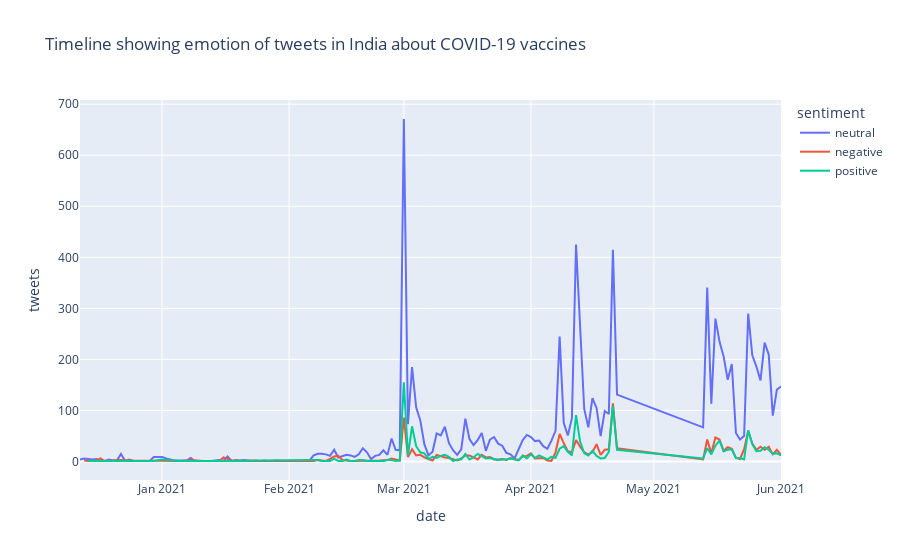

The notebook cell this image was saved under:
### Code cell
india_overtime = data[data.country.isin(['India'])].groupby(['date', 'sentiment']).agg(**{'tweets': ('id', 'count')}).reset_index().dropna()
fig = px.line(india_overtime, x='date', y='tweets', color='sentiment',
             title='Timeline showing emotion of tweets in India about COVID-19 vaccines')
fig.show()

### Figure 1 — Plotly figure (JSON) as saved in the notebook; plotly's stock layout.template omitted (floating-point values rounded to 4 significant figures; data arrays with more than 128 entries replaced by an {"elided": "..."} marker saying what was removed)
{"data": [{"hovertemplate": "sentiment=neutral<br>date=%{x}<br>tweets=%{y}<extra></extra>", "legendgroup": "neutral", "line": {"color": "#636efa", "dash": "solid"}, "mode": "lines", "name": "neutral", "orientation": "v", "showlegend": true, "type": "scatter", "x": {"elided": "145 str values"}, "xaxis": "x", "y": {"elided": "145 int values"}, "yaxis": "y"}, {"hovertemplate": "sentiment=negative<br>date=%{x}<br>tweets=%{y}<extra></extra>", "legendgroup": "negative", "line": {"color": "#EF553B", "dash": "solid"}, "mode": "lines", "name": "negative", "orientation": "v", "showlegend": true, "type": "scatter", "x": ["2020-12-13", "2020-12-14", "2020-12-16", "2020-12-17", "2020-12-18", "2020-12-20", "2020-12-21", "2020-12-22", "2020-12-25", "2020-12-30", "2021-01-01", "2021-01-02", "2021-01-03", "2021-01-04", "2021-01-05", "2021-01-06", "2021-01-08", "2021-01-11", "2021-01-15", "2021-01-16", "2021-01-18", "2021-01-21", "2021-01-24", "2021-01-25", "2021-01-30", "2021-02-03", "2021-02-04", "2021-02-05", "2021-02-06", "2021-02-07", "2021-02-08", "2021-02-10", "2021-02-11", "2021-02-12", "2021-02-13", "2021-02-14", "2021-02-16", "2021-02-19", "2021-02-21", "2021-02-22", "2021-02-23", "2021-02-25", "2021-02-26", "2021-02-27", "2021-02-28", "2021-03-01", "2021-03-02", "2021-03-03", "2021-03-04", "2021-03-05", "2021-03-06", "2021-03-07", "2021-03-08", "2021-03-09", "2021-03-10", "2021-03-11", "2021-03-12", "2021-03-13", "2021-03-14", "2021-03-15", "2021-03-16", "2021-03-17", "2021-03-18", "2021-03-19", "2021-03-20", "2021-03-21", "2021-03-22", "2021-03-23", "2021-03-24", "2021-03-25", "2021-03-26", "2021-03-27", "2021-03-29", "2021-03-30", "2021-03-31", "2021-04-01", "2021-04-02", "2021-04-03", "2021-04-04", "2021-04-05", "2021-04-06", "2021-04-07", "2021-04-08", "2021-04-09", "2021-04-10", "2021-04-11", "2021-04-12", "2021-04-13", "2021-04-14", "2021-04-15", "2021-04-16", "2021-04-17", "2021-04-18", "2021-04-19", "2021-04-20", "2021-04-21", "2021-04-22", "2021-05-13", "2021-05-14", "2021-05-15", "2021-05-16", "2021-05-17", "2021-05-18", "2021-05-19", "2021-05-20", "2021-05-21", "2021-05-22", "2021-05-23", "2021-05-24", "2021-05-25", "2021-05-26", "2021-05-27", "2021-05-28", "2021-05-29", "2021-05-30", "2021-05-31", "2021-06-01"], "xaxis": "x", "y": [2, 1, 2, 6, 1, 2, 3, 3, 2, 2, 2, 1, 1, 1, 1, 1, 3, 1, 1, 8, 2, 1, 2, 1, 1, 1, 2, 1, 1, 1, 3, 1, 5, 10, 11, 3, 1, 1, 1, 1, 2, 3, 6, 4, 2, 86, 9, 24, 12, 13, 8, 5, 2, 13, 10, 8, 7, 5, 2, 6, 12, 12, 8, 4, 13, 8, 9, 4, 4, 5, 3, 7, 3, 10, 11, 16, 6, 6, 7, 2, 1, 18, 54, 36, 20, 18, 42, 29, 18, 14, 18, 34, 13, 23, 24, 114, 26, 4, 43, 16, 47, 43, 21, 28, 25, 7, 5, 24, 60, 35, 23, 29, 23, 29, 14, 23, 13], "yaxis": "y"}, {"hovertemplate": "sentiment=positive<br>date=%{x}<br>tweets=%{y}<extra></extra>", "legendgroup": "positive", "line": {"color": "#00cc96", "dash": "solid"}, "mode": "lines", "name": "positive", "orientation": "v", "showlegend": true, "type": "scatter", "x": ["2020-12-14", "2020-12-16", "2020-12-18", "2020-12-19", "2020-12-22", "2020-12-30", "2021-01-01", "2021-01-05", "2021-01-12", "2021-01-13", "2021-01-16", "2021-02-07", "2021-02-08", "2021-02-09", "2021-02-10", "2021-02-11", "2021-02-12", "2021-02-13", "2021-02-14", "2021-02-15", "2021-02-16", "2021-02-17", "2021-02-18", "2021-02-19", "2021-02-20", "2021-02-21", "2021-02-22", "2021-02-23", "2021-02-24", "2021-02-25", "2021-02-26", "2021-02-27", "2021-02-28", "2021-03-01", "2021-03-02", "2021-03-03", "2021-03-04", "2021-03-05", "2021-03-06", "2021-03-07", "2021-03-08", "2021-03-09", "2021-03-10", "2021-03-11", "2021-03-12", "2021-03-13", "2021-03-14", "2021-03-15", "2021-03-16", "2021-03-17", "2021-03-18", "2021-03-19", "2021-03-20", "2021-03-21", "2021-03-22", "2021-03-23", "2021-03-24", "2021-03-25", "2021-03-26", "2021-03-27", "2021-03-28", "2021-03-29", "2021-03-30", "2021-03-31", "2021-04-01", "2021-04-02", "2021-04-03", "2021-04-04", "2021-04-05", "2021-04-06", "2021-04-07", "2021-04-08", "2021-04-09", "2021-04-10", "2021-04-11", "2021-04-12", "2021-04-13", "2021-04-14", "2021-04-15", "2021-04-16", "2021-04-17", "2021-04-18", "2021-04-19", "2021-04-20", "2021-04-21", "2021-04-22", "2021-05-13", "2021-05-14", "2021-05-15", "2021-05-16", "2021-05-17", "2021-05-18", "2021-05-19", "2021-05-20", "2021-05-21", "2021-05-22", "2021-05-23", "2021-05-24", "2021-05-25", "2021-05-26", "2021-05-27", "2021-05-28", "2021-05-29", "2021-05-30", "2021-05-31", "2021-06-01"], "xaxis": "x", "y": [1, 1, 2, 2, 1, 1, 4, 1, 1, 1, 1, 3, 3, 1, 1, 1, 5, 1, 1, 4, 1, 1, 3, 3, 1, 1, 1, 2, 1, 3, 3, 1, 2, 155, 12, 69, 30, 18, 16, 5, 9, 7, 11, 13, 9, 1, 4, 4, 15, 4, 8, 15, 11, 6, 7, 5, 3, 4, 4, 6, 4, 2, 12, 6, 14, 7, 12, 8, 4, 9, 7, 25, 30, 19, 12, 91, 39, 16, 12, 21, 11, 6, 7, 19, 109, 23, 6, 26, 14, 31, 41, 20, 23, 24, 7, 7, 4, 61, 34, 20, 21, 28, 23, 15, 16, 12], "yaxis": "y"}], "layout": {"legend": {"title": {"text": "sentiment"}, "tracegroupgap": 0}, "title": {"text": "Timeline showing emotion of tweets in India about COVID-19 vaccines"}, "xaxis": {"anchor": "y", "domain": [0, 1], "title": {"text": "date"}}, "yaxis": {"anchor": "x", "domain": [0, 1], "title": {"text": "tweets"}}}}
